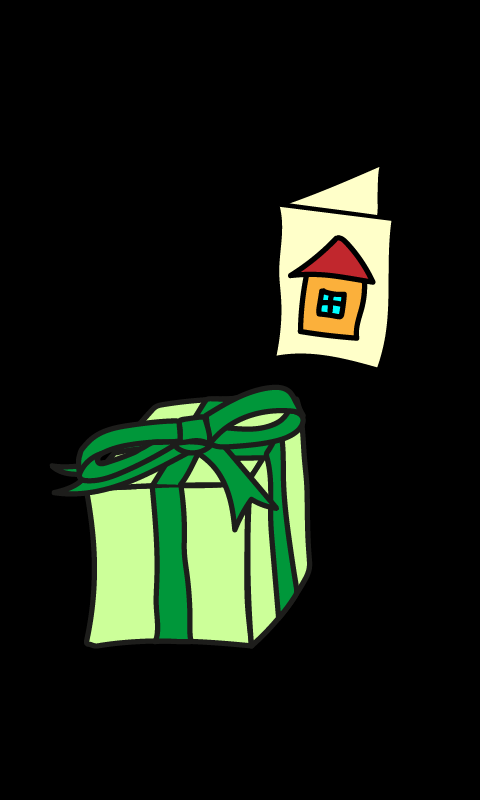

Rendered tile map (Tiled .tmx) drawn with the repository's tilesets; below, a short description and the map source with its tile grids summarised:
An orthogonal 60x100 tile map with 8x8 px tiles, 1 tile layer (Tile Layer 1) and 266 objects.

<map version="1.4" tiledversion="1.4.3" orientation="orthogonal" renderorder="left-down" width="60" height="100" tilewidth="8" tileheight="8" infinite="0" nextlayerid="4" nextobjectid="268">
 <tileset firstgid="1" name="octopus" tilewidth="8" tileheight="8" tilecount="13200" columns="60">
  <image source="octopus.png" width="480" height="1760" />
 </tileset>
 <layer id="1" name="Tile Layer 1" width="60" height="100">
  <data>[6000 cells, 6000 non-empty, 6000 distinct tile ids]</data>
 </layer>
 <objectgroup id="2" name="PiirtoPisteet" visible="0">
  <object id="1" x="88.4956" y="644.62">
   <point />
  </object>
  <object id="2" x="97.8109" y="646.483">
   <point />
  </object>
  <object id="3" x="109.921" y="644.62">
   <point />
  </object>
  <object id="4" x="122.962" y="642.757">
   <point />
  </object>
  <object id="5" x="141.593" y="642.757">
   <point />
  </object>
  <object id="6" x="151.84" y="641.826">
   <point />
  </object>
  <object id="7" x="168.607" y="640.894">
   <point />
  </object>
  <object id="8" x="181.649" y="643.689">
   <point />
  </object>
  <object id="9" x="193.759" y="642.757">
   <point />
  </object>
  <object id="10" x="206.8" y="642.757">
   <point />
  </object>
  <object id="11" x="215.184" y="642.757">
   <point />
  </object>
  <object id="12" x="233.815" y="643.689">
   <point />
  </object>
  <object id="13" x="244.993" y="647.415">
   <point />
  </object>
  <object id="14" x="255.24" y="645.552">
   <point />
  </object>
  <object id="15" x="259.898" y="639.031">
   <point />
  </object>
  <object id="16" x="268.281" y="626.921">
   <point />
  </object>
  <object id="17" x="278.528" y="617.606">
   <point />
  </object>
  <object id="18" x="289.707" y="608.291">
   <point />
  </object>
  <object id="19" x="293.433" y="598.975">
   <point />
  </object>
  <object id="20" x="307.406" y="585.002">
   <point />
  </object>
  <object id="21" x="307.406" y="578.482">
   <point />
  </object>
  <object id="22" x="300.885" y="588.728">
   <point />
  </object>
  <object id="23" x="309.269" y="567.303">
   <point />
  </object>
  <object id="24" x="306.474" y="547.741">
   <point />
  </object>
  <object id="25" x="307.406" y="531.905">
   <point />
  </object>
  <object id="26" x="307.406" y="517.932">
   <point />
  </object>
  <object id="27" x="306.474" y="503.027">
   <point />
  </object>
  <object id="28" x="306.474" y="489.986">
   <point />
  </object>
  <object id="29" x="305.543" y="476.945">
   <point />
  </object>
  <object id="30" x="302.748" y="452.725">
   <point />
  </object>
  <object id="31" x="301.816" y="436.889">
   <point />
  </object>
  <object id="32" x="299.953" y="416.395">
   <point />
  </object>
  <object id="33" x="297.159" y="403.354">
   <point />
  </object>
  <object id="34" x="290.638" y="391.244">
   <point />
  </object>
  <object id="35" x="277.597" y="390.312">
   <point />
  </object>
  <object id="36" x="258.034" y="394.97">
   <point />
  </object>
  <object id="37" x="237.541" y="402.422">
   <point />
  </object>
  <object id="38" x="222.636" y="400.559">
   <point />
  </object>
  <object id="39" x="212.389" y="400.559">
   <point />
  </object>
  <object id="40" x="190.033" y="397.764">
   <point />
  </object>
  <object id="41" x="172.333" y="398.696">
   <point />
  </object>
  <object id="42" x="159.292" y="403.354">
   <point />
  </object>
  <object id="43" x="149.977" y="416.395">
   <point />
  </object>
  <object id="44" x="140.661" y="426.642">
   <point />
  </object>
  <object id="45" x="122.031" y="429.436">
   <point />
  </object>
  <object id="46" x="109.921" y="433.163">
   <point />
  </object>
  <object id="47" x="93.1532" y="435.957">
   <point />
  </object>
  <object id="48" x="83.8379" y="444.341">
   <point />
  </object>
  <object id="49" x="80.1118" y="457.382">
   <point />
  </object>
  <object id="50" x="77.3172" y="471.355">
   <point />
  </object>
  <object id="51" x="67.0703" y="470.424">
   <point />
  </object>
  <object id="52" x="48.4397" y="467.629">
   <point />
  </object>
  <object id="53" x="59.6181" y="471.355">
   <point />
  </object>
  <object id="54" x="69.8649" y="476.013">
   <point />
  </object>
  <object id="55" x="79.1803" y="479.739">
   <point />
  </object>
  <object id="56" x="71.728" y="484.397">
   <point />
  </object>
  <object id="57" x="61.4811" y="490.918">
   <point />
  </object>
  <object id="58" x="56.8235" y="493.712">
   <point />
  </object>
  <object id="59" x="66.1388" y="496.507">
   <point />
  </object>
  <object id="60" x="75.4541" y="494.644">
   <point />
  </object>
  <object id="61" x="86.6325" y="493.712">
   <point />
  </object>
  <object id="62" x="87.564" y="502.096">
   <point />
  </object>
  <object id="63" x="90.3586" y="513.274">
   <point />
  </object>
  <object id="64" x="95.0163" y="534.7">
   <point />
  </object>
  <object id="65" x="95.9478" y="546.81">
   <point />
  </object>
  <object id="66" x="96.8794" y="559.851">
   <point />
  </object>
  <object id="67" x="96.8794" y="576.619">
   <point />
  </object>
  <object id="68" x="96.8794" y="584.071">
   <point />
  </object>
  <object id="69" x="96.8794" y="594.318">
   <point />
  </object>
  <object id="70" x="95.0163" y="605.496">
   <point />
  </object>
  <object id="71" x="93.1532" y="612.948">
   <point />
  </object>
  <object id="72" x="93.1532" y="623.195">
   <point />
  </object>
  <object id="73" x="189.101" y="639.031">
   <point />
  </object>
  <object id="74" x="190.964" y="626.921">
   <point />
  </object>
  <object id="75" x="188.17" y="603.633">
   <point />
  </object>
  <object id="76" x="189.101" y="588.728">
   <point />
  </object>
  <object id="77" x="187.238" y="572.892">
   <point />
  </object>
  <object id="78" x="187.238" y="557.056">
   <point />
  </object>
  <object id="79" x="189.101" y="538.426">
   <point />
  </object>
  <object id="80" x="186.306" y="513.274">
   <point />
  </object>
  <object id="81" x="184.443" y="492.781">
   <point />
  </object>
  <object id="82" x="184.443" y="481.602">
   <point />
  </object>
  <object id="83" x="192.827" y="463.903">
   <point />
  </object>
  <object id="84" x="198.416" y="453.656">
   <point />
  </object>
  <object id="85" x="161.155" y="635.305">
   <point />
  </object>
  <object id="86" x="159.292" y="615.743">
   <point />
  </object>
  <object id="87" x="156.497" y="607.359">
   <point />
  </object>
  <object id="88" x="156.497" y="591.523">
   <point />
  </object>
  <object id="89" x="156.497" y="575.687">
   <point />
  </object>
  <object id="90" x="154.634" y="559.851">
   <point />
  </object>
  <object id="91" x="152.771" y="541.22">
   <point />
  </object>
  <object id="92" x="152.771" y="525.384">
   <point />
  </object>
  <object id="93" x="151.84" y="511.411">
   <point />
  </object>
  <object id="94" x="151.84" y="496.507">
   <point />
  </object>
  <object id="95" x="155.566" y="483.465">
   <point />
  </object>
  <object id="96" x="161.155" y="473.218">
   <point />
  </object>
  <object id="97" x="164.881" y="466.698">
   <point />
  </object>
  <object id="98" x="197.485" y="412.669">
   <point />
  </object>
  <object id="99" x="201.211" y="408.011">
   <point />
  </object>
  <object id="100" x="276.665" y="597.112">
   <point />
  </object>
  <object id="101" x="272.939" y="579.413">
   <point />
  </object>
  <object id="102" x="271.076" y="563.577">
   <point />
  </object>
  <object id="103" x="271.076" y="544.015">
   <point />
  </object>
  <object id="104" x="271.076" y="527.247">
   <point />
  </object>
  <object id="105" x="269.213" y="515.137">
   <point />
  </object>
  </objectgroup>
 <objectgroup id="3" name="VoittoPisteet">
  <!-- 31 objects omitted --></objectgroup>
</map>
<!-- 161 of 266 objects omitted -->
